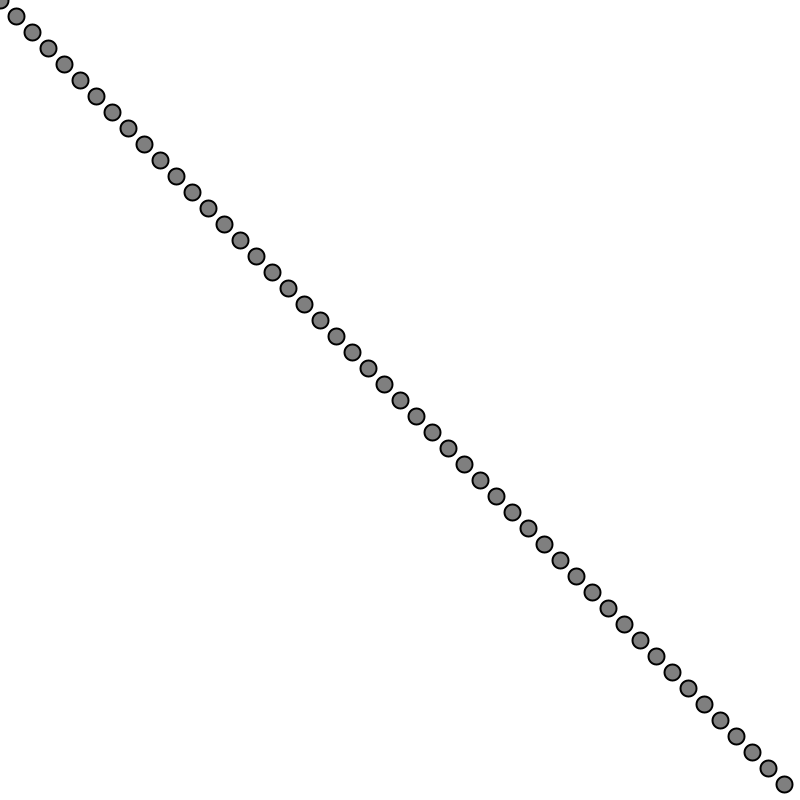
Frame 1 (no input)
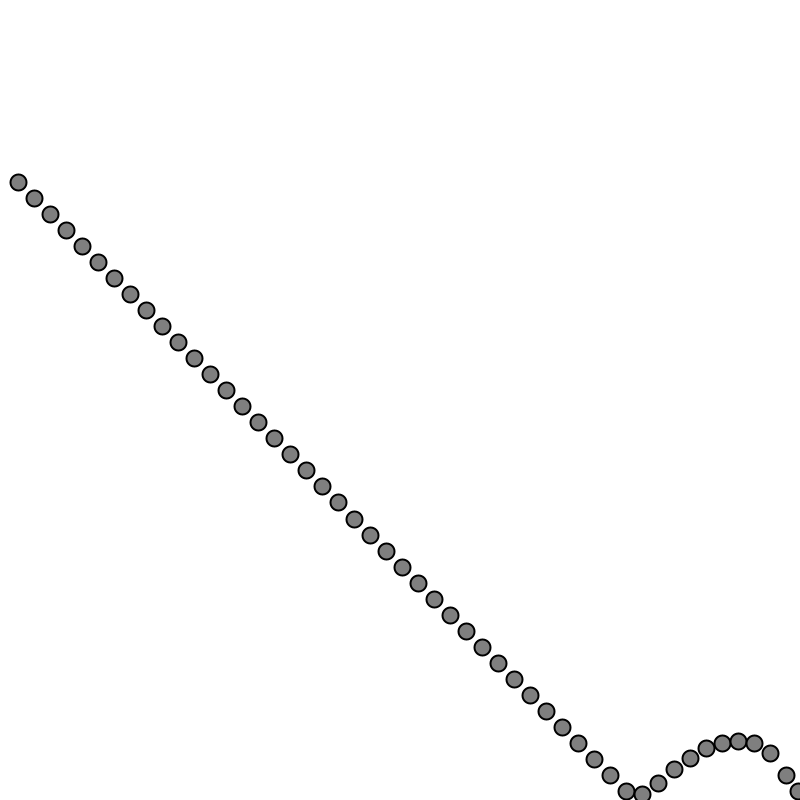
Frame 60 (the mouse pressed at the canvas centre just before this capture)
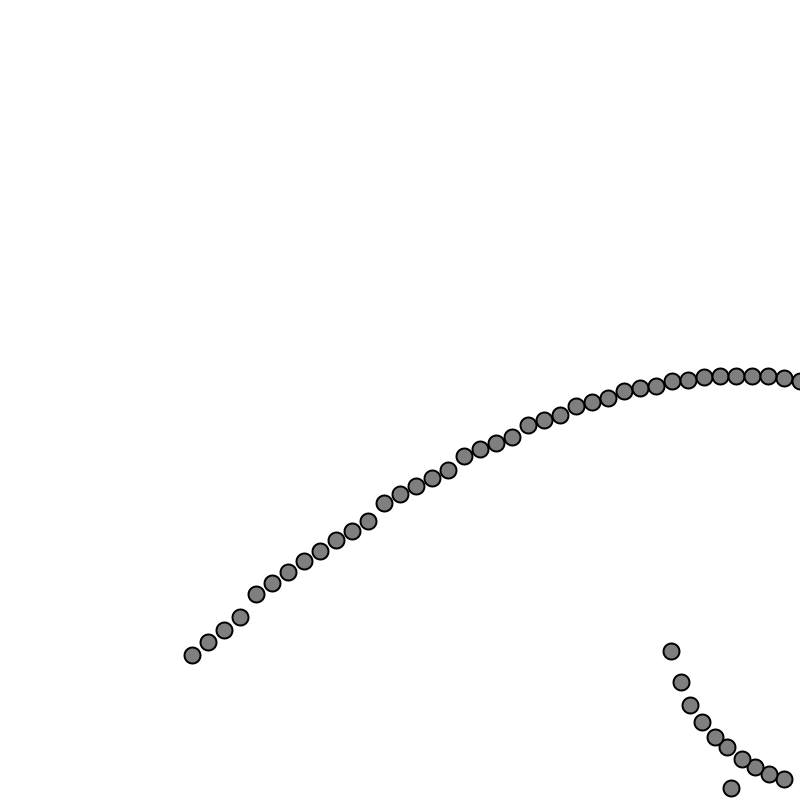
Frame 120 (the mouse held since frame 60 and released just before this capture)

The Processing sketch that drew these frames (run headless with seeded random() and noise(); from frame 60 on, the mouse is pressed at the canvas centre):

// Processing sketch: sketch4
// ── sketch4.pde
//sketch_2_NOC_2_1_forces_mod
//original:https://github.com/atarilover123/DATT-2040-Math-Art-Code/blob/main/Week_4/sketch_2_NOC_2_1_forces_mod/sketch_2_NOC_2_1_forces_mod.pde
Mover[] bounce;
int num = 50;
void setup() {
  size(800,800);//Set the size of the canvas
  bounce = new Mover[num];

  for (int i = 0; i < num; i++) {
    bounce[i] = new Mover(new PVector(width/50*i, width/50*i), new PVector(0,0),new PVector(0,0));} //实例化一个物体（这里是球），java中要使用一个对象，先要实例化它
}

void draw() {
  background(255);

  PVector wind = new PVector(0.01,0);//Instantiate a horizontal external wind force
  PVector gravity = new PVector(0,0.1);//Instantiate a vertical direction of gravity
  for (Mover m : bounce) {
    
  
  m.applyForce(wind);//Add a wind to the objects
  m.applyForce(gravity);//Add a gravity to the objects


  m.update();//Update ball position
  m.display();//Redraw the ball, and then the position of the ball keeps changing
  m.checkEdges();//Boundary detection

}
}
void mousePressed() {//Press the mouse while applying a force to the object in the x,y direction, the magnitude of the force is related to the mouse position.
  for (Mover m : bounce) {
  m.applyForce(new PVector(mouseX/200,mouseY/100)); }
}

// ── Mover.pde
class Mover {

  PVector position;//position, position is the vector quantity
  PVector velocity;//velocityy, velocity is the vector quantity
  PVector acceleration;//acceleration, acceleration is the vector quantity
  float mass;//Quality, quality is the scalar quantity

  Mover(PVector pos, PVector vel, PVector acc) {//Initializing the constructor
    position = pos;
    velocity = vel;
    acceleration = acc;
    mass = 1;//Gravity is equal to the falling speed
  }

  
  void applyForce(PVector force) {//Adding force
    PVector f = PVector.div(force,mass);//Division of vectors to find the acceleration of an object subjected to a force, Newton's second law of motion
    acceleration.add(f);//Force produces acceleration and adds acceleration to the object
  }
    
  void update() {
    velocity.add(acceleration);//Speed add acceleration
    position.add(velocity);//Location addition speed
    acceleration.mult(0);
  }
 

  void display() {
    stroke(0);
    strokeWeight(2);
    fill(127);
    ellipse(position.x,position.y,width/50,width/50);
  }

  void checkEdges() {//Boundary crossing detection, bounce back after collision to boundary

    if (position.x > width) {
      position.x = width;
      velocity.x *= -1;
    } else if (position.x < 0) {
      velocity.x *= -1;
      position.x = 0;
    }

    if (position.y > height) {
      velocity.y *= -1;
      position.y = height;
    }

  }

}
